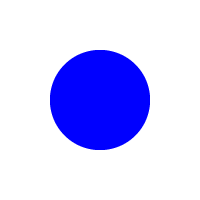
#> input picture images/Azul.png, 200 x 200 px, found by its file name
$ jupyter execute --allow-errors Pro1_ADDL.ipynb   (shell and % lines are left out)
#> lines starting #> are read from the running program, lines starting #| are printed output that depends on the picture; after the words box and inside, x2 and y2 are one past the last pixel; in counts of white or black regions, pixels touching at a corner belong together
[cell 1]
%cd /content/Ext_car/
%cd /content/
import numpy as np
import matplotlib.pyplot as plt
import matplotlib.image as mpimg
from PIL import Image,ImageOps
import os
import math
import json
from io import StringIO
import skimage as ski
from skimage import data, io, filters

### Lectura de archivo de imágenes

[cell 2]
Blue=os.path.join("Ext_car/images/Azul.png")
Black=os.path.join("Ext_car/images/Negro.png")
Green=os.path.join("Ext_car/images/Verde.png")
Ima=os.path.join("Ext_car/foto (1).jpg")

[cell 3]
Bl = Image.open(Blue)
#> Bl is the input picture: PIL image 200x200 RGBA; mean R, G, B, A 204.6, 204.6, 255, 255
Bk = Image.open(Black)
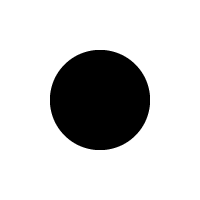
#> input picture images/Negro.png, 200 x 200 px, found by its file name
#> Bk is the input picture: PIL image 200x200 RGBA; mean R, G, B, A 204.6, 204.6, 204.6, 255
Gn = Image.open(Green)
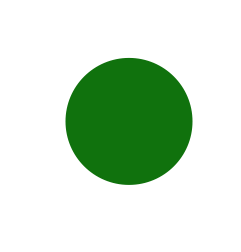
#> input picture images/Verde.png, 241 x 252 px, found by its file name
#> Gn is the input picture: PIL image 241x252 RGBA; mean R, G, B, A 3.4, 24.2, 2.7, 53.2
Im=Image.open(Ima)
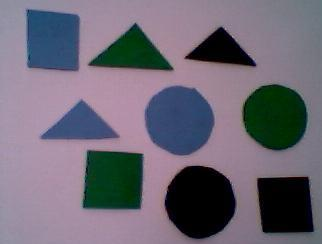
#> input picture foto (1).jpg, 322 x 244 px, found by its file name
#> Im is the input picture: PIL image 322x244 RGB; mean R, G, B 109.7, 104.5, 117.4
imform = Image.open(Ima).convert('L')

## Analizamos los datos

[cell 4]
# Removiendo el canal alpha
ABk=np.array(Bk)[:,:,0:3]
ABl=np.array(Bl)[:,:,0:3]
AGn=np.array(Gn)[:,:,0:3]
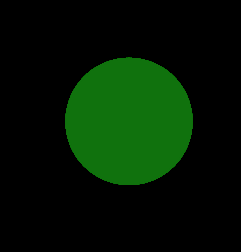
#> AGn: shape (252, 241, 3); mean R, G, B 3.4, 24.2, 2.7
Imn=np.array(Im)[:,:,0:3]
Imf=np.array(imform)

Filtrado de la imagen original

[cell 5]
#!pip install opencv-python
from skimage import exposure
from skimage import io
import cv2

contrast_img = cv2.addWeighted(Imn, 2.5, np.zeros(Imn.shape, Imn.dtype), 0, 7)
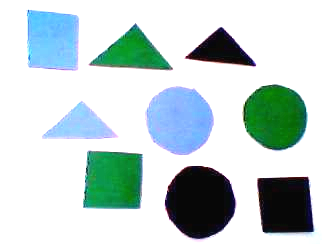
#> contrast_img: shape (244, 322, 3); mean R, G, B 192.7, 209.7, 209


# Estiramiento de contraste
p5, p95 = np.percentile(contrast_img, (5,95))
#> p5 = 7; p95 = 255
img_rescale = exposure.rescale_intensity(contrast_img, in_range=(p5,p95))

plt.imshow(img_rescale)
plt.show()

Separando la imagen por las formas

[cell 6]
inverted=ski.util.invert(Imf)
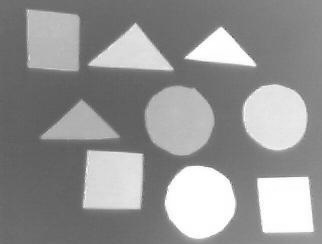
#> inverted: shape (244, 322); min 83, max 255, mean 147.5
plt.imshow(inverted,cmap='gray')
plt.show()

[cell 7]
def umbral_image(img,lim):
#> called with lim = 160
    x,y=img.shape
#> x = 244; y = 322
    z=np.zeros((x,y))
    for i in range(x):
        for j in range(y):
            if img[i,j]>lim:
                z[i,j]=250
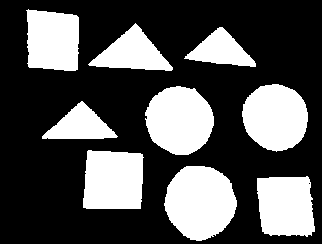
#> z: shape (244, 322) float64; values 0 (black) and 250 (white), 32.5% white; 9 white regions
    return z

[cell 8]
# Binarizar imagen
inv=umbral_image(inverted,160)
label_image=ski.measure.label(inv)
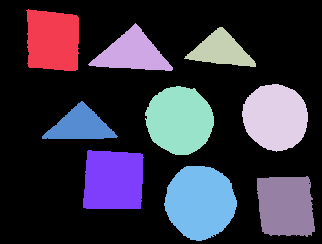
#> label_image: shape (244, 322) int64; 10 distinct labels, from 0 to 9; one colour per label, 0 black
plt.imshow(ski.color.label2rgb(label_image))
plt.show()
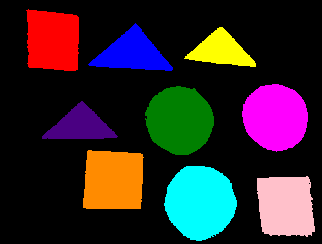
#> shown: shape (244, 322, 3) float64; mean R, G, B 0.186, 0.147, 0.164
plt.imshow(inv)
plt.show()

[cell 9]
regions = ski.measure.regionprops(label_image)
#> regions = 9 regions; largest, box (x1, y1, x2, y2) and area: (164, 166, 237, 241) 4133, (145, 86, 214, 155) 3636, (242, 84, 308, 152) 3451, (83, 150, 144, 209) 3285, (257, 176, 315, 237) 3073
X_color_t=[]
X_form_t=[]
imgs_croped=[]
for i in range(len(regions)):
  momento =regions[i].moments_hu
  bound =regions[i].bbox
  cent=regions[i].centroid
  part=img_rescale[int(cent[0])-5:int(cent[0])+5,int(cent[1])-5:int(cent[1])+5]
  col=np.zeros(3)
  col[0]=int(np.mean(part[:,:,0]))
  col[1]=int(np.mean(part[:,:,1]))
  col[2]=int(np.mean(part[:,:,2]))
  X_color_t.append(col)
  X_form_t.append(momento)
  croped=img_rescale[bound[0]:bound[2],bound[1]:bound[3]]
  plt.imshow(croped)
  plt.show()
  imgs_croped.append(croped)
#> this loop made 9 passes
#> (bound, cent) on passes 1 to 9: ((9, 26, 71, 79), (40.12, 52.46)), ((23, 88, 71, 173), (52.94, 132)), ((27, 184, 67, 256), (50.21, 220.7)), ((84, 242, 152, 308), (116.8, 275)), ((86, 145, 155, 214), (119.9, 179.2)), ((101, 42, 139, 118), (125.5, 79.97)), ((150, 83, 209, 144), (180, 113)), ((166, 164, 241, 237), (201.8, 199.8)), ((176, 257, 237, 315), (205.6, 285.4))
#> pass 3, `croped=img_rescale[bound[0]:bound[2],bound[1]:bound[3]]`:
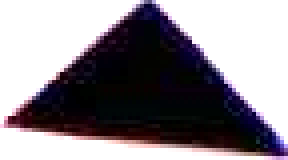
#> croped: shape (40, 72, 3) (shown 4 times larger); mean R, G, B 141.1, 135.5, 141.5
#> after the loop, X_color_t = [[108, 196, 255], [2, 151, 41], [3, 3, 2], [3, 110, 15], [129, 177, 255], [155, 206, 255], [3, 148, 54], [0, 0, 0], [0, 0, 0]]; X_form_t = 9 items; imgs_croped = 9 items
X_color_test=np.array(np.uint8(X_color_t))
#> X_color_test has the same summary as X_color_t
X_form_test=np.array(X_form_t)
y_color_test=[[0,0,1],[0,1,0],[1,0,0],[0,1,0],[0,0,1],[0,0,1],[0,1,0],[1,0,0],[1,0,0]]
y_forma_test=[[1,0,0],[0,1,0],[0,1,0],[0,0,1],[0,0,1],[0,1,0],[1,0,0],[0,0,1],[1,0,0]]

# Detectando el color por valor del pixel
Extrayendo las características

[cell 10]
print(ABk[100,100])
#| [0 0 0]
print(ABl[100,100])
#| [  0   0 255]
print(AGn[100,100])
#| [ 16 114  13]
